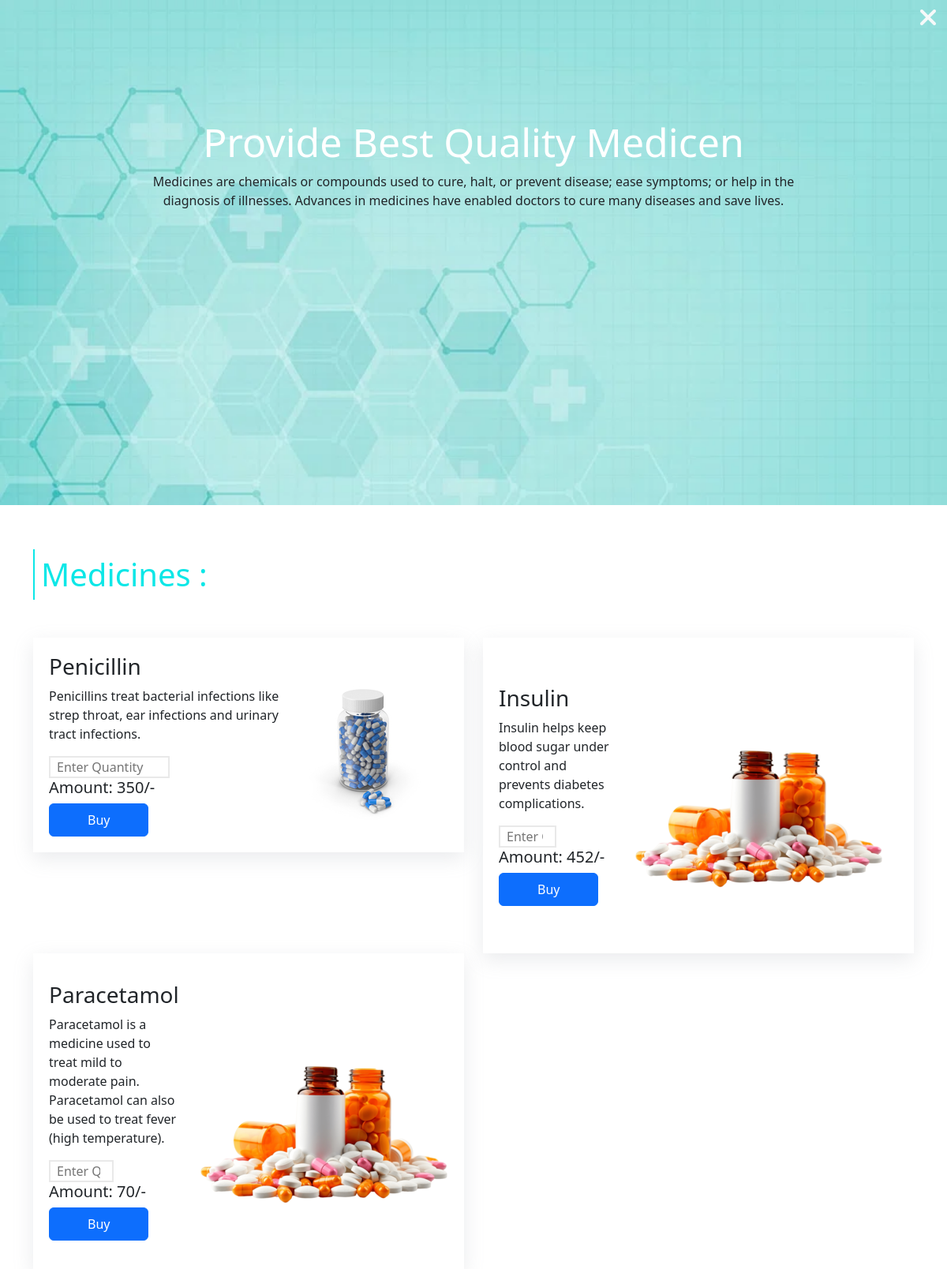
The app's page /healthcare/medicen/ with its own data.
### HealthCare/models.py (models this page shows)
class medicines(models.Model):
    medicines_name=models.CharField(max_length=255, null=False, blank=True)
    medicines_description=models.CharField(max_length=255, null=False, blank=True)
    medicines_price=models.CharField(max_length=255, null=False, blank=True)
    medicines_image=models.ImageField(upload_to='medicines_image/',max_length=250,null=True,blank=True)

### HealthCare/views.py (the view)
# urls.py: path('medicen/', view.medicen, name='medicen'),
def medicen(request):
    username = request.session.get('username')
    try:
        user_profile = register.objects.get(username_reg=username)
        customer_name = user_profile.fullname_reg
    except register.DoesNotExist:
        customer_name = 'Unknown'
    medicendata = medicines.objects.all()
    return render(request, 'medicen.html', {'medicendata': medicendata, 'customer_name': customer_name})

### templates/medicen.html (shortened to what this page needs)
<!DOCTYPE html>
<html lang="en">
  <head>
    <link rel="stylesheet" href="/static/css/bootstrap.min.css" />
    <link rel="stylesheet" href="/static/css/medicen_style.css" />
    <link rel="stylesheet" href="/static/css/all.min.css" />
  </head>
  <body>
    <section class="medicen_hero">
      <div class="container-fluid">
        <h1 class="text-center text-white">Provide Best Quality Medicen</h1>
        <p class="text-center">
          Medicines are chemicals or compounds used to cure, halt, or prevent
          disease; ease symptoms; or help in the diagnosis of illnesses.
          Advances in medicines have enabled doctors to cure many diseases and
          save lives.
        </p>
        <a href="{% url 'home' %}" target="_self"
          ><i class="fa-solid fa-xmark fs-2"></i
        ></a>
      </div>
    </section>
    <section class="medicen_buy pt-5 mt-2">
      <div class="container">
        <h1 class="text-center p-2">Medicines :</h1>
        <div class="row text-start mt-5">
          {% for med in medicendata %}
          <div class="col-md-6">
            <div class="medi1 d-flex">
              <div class="medi-detail">
                <h3>{{med.medicines_name}}</h3>
                <p>{{med.medicines_description}}</p>
                <input
                  type="number"
                  placeholder="Enter Quantity"
                  class="ps-2 quantity-input"
                  id="quantity_{{ forloop.counter }}"
                  data-price="{{ med.medicines_price }}"
                />
                <h5>Amount: {{med.medicines_price}}/-</h5>
                <button
                  type="button"
                  class="btn btn-primary px-5 py-2 buy-btn"
                  data-bs-toggle="modal"
                  data-bs-target="#exampleModal_{{ forloop.counter }}"
                  data-medname="{{ med.medicines_name }}"
                >
                  Buy
                </button>
              </div>
              <div class="medi-img">
                <img src="{{med.medicines_image.url}}" alt="" />
              </div>
            </div>
          </div>
          {% endfor %}
        </div>
      </div>
    </section>
  </body>
</html>

### static/css/medicen_style.css (style rules this page uses)
* { margin: 0; padding: 0; box-sizing: border-box; }
.medicen_hero { background-image: url('/static/image/bg_medicen-img.webp'); width: 100%; height: 80vh; background-repeat: no-repeat; background-size: cover; position: relative; }
.medicen_hero h1 { padding-top: 150px; font-size: 50px; }
.medicen_hero p { font-weight: 500; width: 70%; margin: auto; font-size: 16px; }
.medicen_hero i { position: absolute; top: 1%; right: 1%; color: #f6f9f9; }
.medicen_buy .medi1, .medicen_buy .medi2 { justify-content: space-between; align-items: center; }
.medicen_buy h1 { color: #0ce7e7; border-left: 2px solid #0ce7e7; display: inline-block; margin: auto 0; }
.medi1, .medi2 { box-shadow: rgba(149, 157, 165, 0.2) 0px 8px 24px; padding: 20px; }
.medi-detail input { border: none; border: 2px solid #e9e9e9; width: 50%; }

### records on screen
medicines: medicines_name "Penicillin", medicines_description "Penicillins treat bacterial infections like strep throat, ear infections and urinary tract infections.", medicines_price "350", medicines_image (picture)
medicines: medicines_name "Insulin", medicines_description "Insulin helps keep blood sugar under control and prevents diabetes complications.", medicines_price "452", medicines_image (picture)
medicines: medicines_name "Paracetamol", medicines_description "Paracetamol is a medicine used to treat mild to moderate pain. Paracetamol can also be used to treat fever (high temperature).", medicines_price "70", medicines_image (picture)
